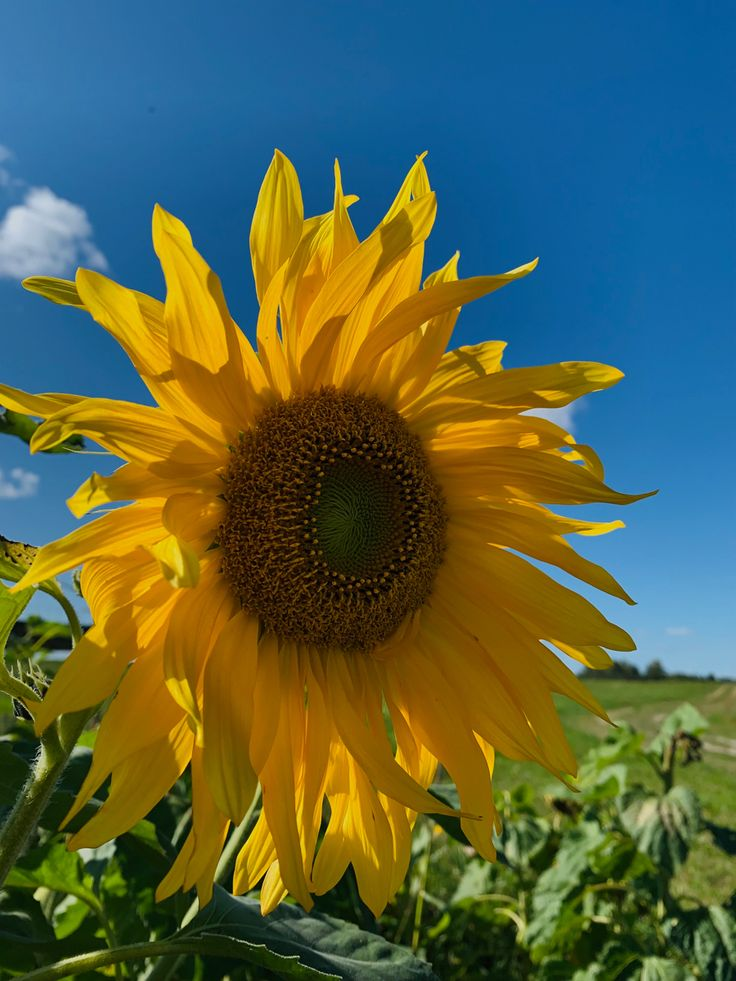
#> input picture tests/data/53_sunflower.jpg, 736 x 981 px
$ python -i preprocess.py   (imports and definitions only)
#> lines starting #> are read from the running program, lines starting #| are printed output that depends on the picture
#> further down, picture is the input picture: PIL image 736x981 RGB; mean R, G, B 85.4, 99.7, 71.4
"""Image preprocessing — must match the notebook exactly."""

import numpy as np
from PIL import Image, ImageOps

IMG_SIZE = 331
MEAN = np.array([0.485, 0.456, 0.406], dtype=np.float32)
STD = np.array([0.229, 0.224, 0.225], dtype=np.float32)


def preprocess(img: Image.Image) -> np.ndarray:
    """PIL image -> float32 array (1, 3, IMG_SIZE, IMG_SIZE), normalized."""
    img = ImageOps.exif_transpose(img)
    img = img.convert('RGB')

    width, height = img.size
#> width = 736; height = 981
    if width < height:
        coef = IMG_SIZE / width
#> coef = 0.45
        result_width = IMG_SIZE
        result_height = round(coef * height)
#> result_height = 441
    else:
        coef = IMG_SIZE / height
        result_height = IMG_SIZE
        result_width = round(coef * width)
    img = img.resize((result_width, result_height), Image.BILINEAR)

    left = (result_width - IMG_SIZE) // 2
    top = (result_height - IMG_SIZE) // 2
#> top = 55
    img = img.crop((left, top, left + IMG_SIZE, top + IMG_SIZE))
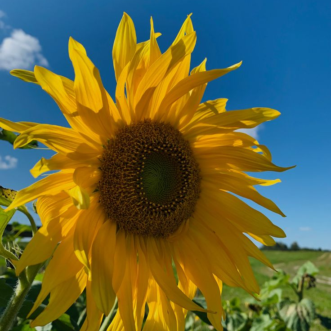
#> img: PIL image 331x331 RGB; mean R, G, B 99.4, 103.4, 64.5

    # to array, normalize, (H, W, C) -> (1, C, H, W)
    x = np.asarray(img, dtype=np.float32) / 255.0
    x = (x - MEAN) / STD
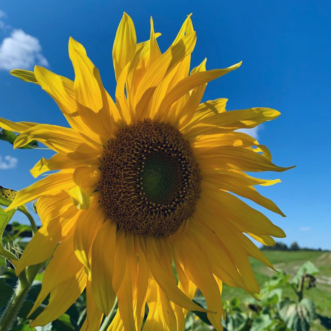
#> x: shape (331, 331, 3) float32; mean R, G, B -0.416, -0.225, -0.68; drawn with min black and max white
    x = x.transpose(2, 0, 1)
    x = x[np.newaxis, ...]
    return x

>>> from PIL import Image
>>> picture = Image.open('../tests/data/53_sunflower.jpg')
>>> result = preprocess(picture)
